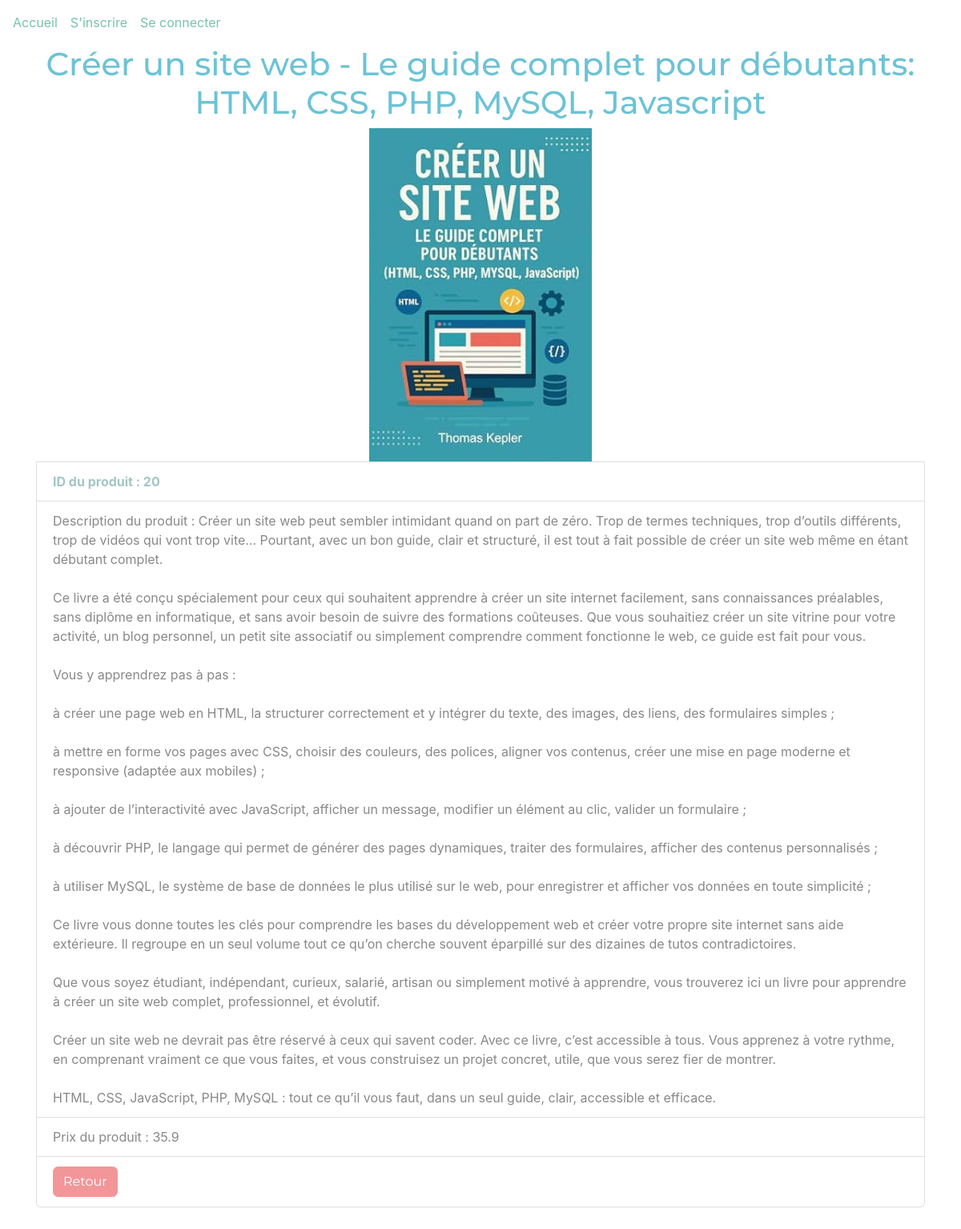
/?url=details_produit&id_produit=20, run on an earlier commit of the app's database.
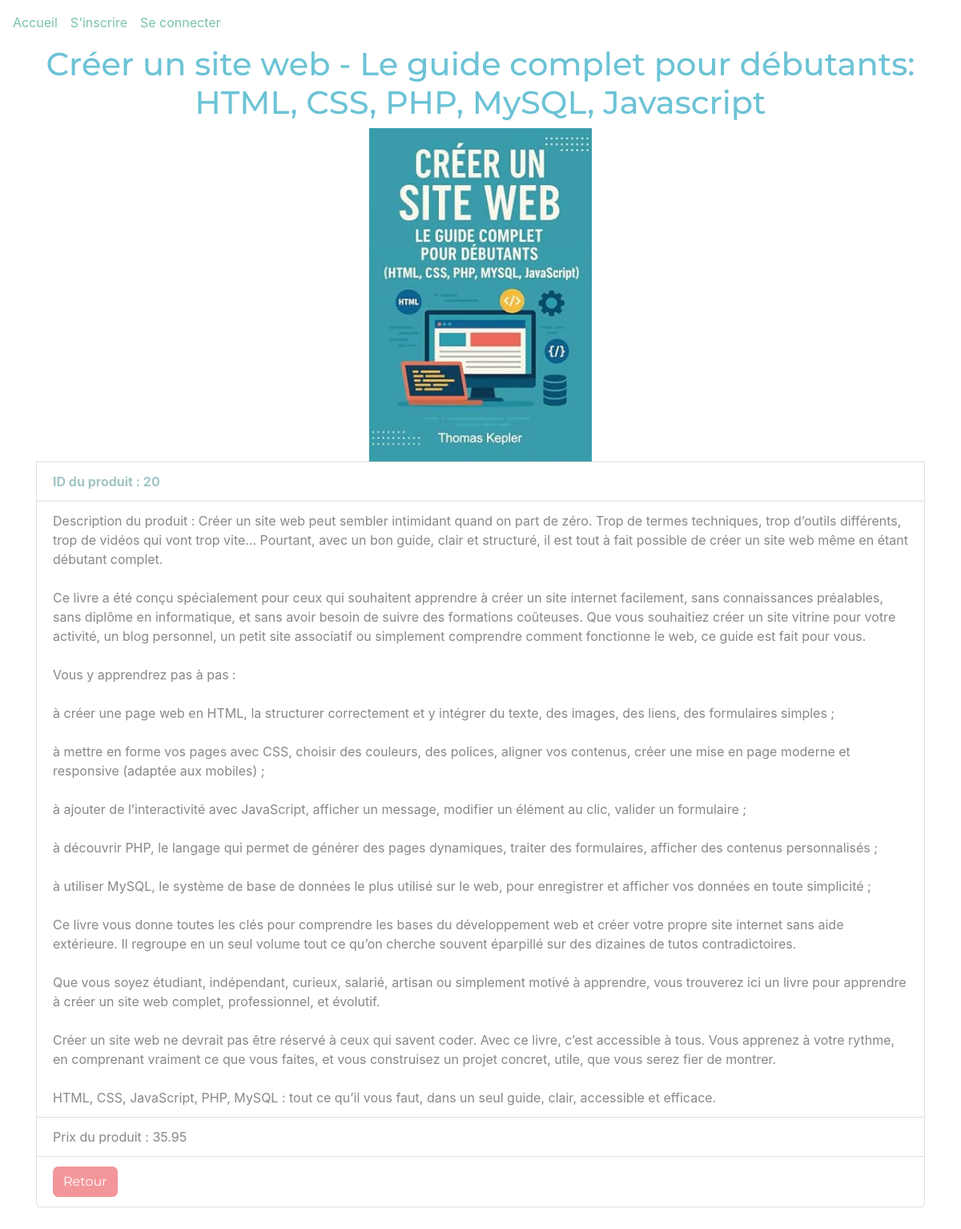
And on a later commit of the database.
### tables this page shows
CREATE TABLE IF NOT EXISTS `produits` (
  `id_produit` int NOT NULL AUTO_INCREMENT,
  `nom_produit` varchar(255) NOT NULL,
  `description_produit` text NOT NULL,
  `prix_produit` float NOT NULL,
  `produit_image` varchar(255) NOT NULL,
  PRIMARY KEY (`id_produit`)
);

### models/Model.php (called while the page is built, shortened)
<?php
require_once __DIR__ . '/Database.php';
class Model {
    public function __construct()
    {
        $database = new Database();
        $this->db = $database->getPDOconnection();
    }
}

### models/Database.php (called while the page is built, shortened)
<?php
class Database
{
private string $db_host="localhost";
private string $db_name="base_test";
private string $db_user="root";
private string $db_password="";
public function getPDOconnection(){
    try{
        $this->connexion = new PDO("mysql:host=" . $this->db_host . ";dbname=" . $this->db_name . ";charset=utf8mb4", $this->db_user, $this->db_password);
        $this->connexion->setAttribute(PDO::ATTR_ERRMODE, PDO::ERRMODE_EXCEPTION);
        $this->connexion->setAttribute(PDO::ATTR_DEFAULT_FETCH_MODE, PDO::FETCH_ASSOC);
        return $this->connexion;
    } catch (\PDOException $e) {
        error_log('[Database] ' . $e->getMessage());
        throw new \RuntimeException('Impossible de se connecter à la base de données. Veuillez réessayer plus tard.');
    }
}
}
?>

### controllers/produits/ProduitsController.php (called while the page is built, shortened)
<?php
require_once __DIR__ . "/../../models/produits/ProduitsModel.php";
class ProduitsController {
public function AfficherLesDetailsDuProduit(){
        $produits_model = new \models\produits\ProduitsModel();
        $id = isset($_GET['id_produit']) ? (int) $_GET['id_produit'] : 0;
        $un_produit = $produits_model->getProductById($id);
        return $un_produit;
}
}
?>

### models/produits/ProduitsModel.php (called while the page is built, shortened)
<?php
require_once __DIR__ . "/../Model.php";
class ProduitsModel extends Model
{
    public function getProductById(int $id): ?array
    {
        $stmt = $this->db->prepare('SELECT * FROM produits WHERE id_produit = ?');
        $stmt->execute([$id]);
        $result = $stmt->fetch();
        return $result ?: null;
    }
}

### views/produits/details_produit.php (the view, shortened to what this page needs)
<div class="container">
    <h1 class="text-info text-center">
        <?= htmlspecialchars((string)($produit["nom_produit"] ?? "Produit inconnu")) ?>
    </h1>
</div>
<div class="container">
    <ul class="list-group">
        <li class="list-group">
            <div class="text-center">
                <?php
                $img = htmlspecialchars((string)($produit['produit_image'] ?? 'not_found.jpg'));
                $base = defined('BASE_URL') ? rtrim(BASE_URL, '/') : '';
                echo '<img src="' . $base . '/Assets/img/produits/' . $img .
                    '" class="img-fluid" width="25%" alt="' .
                    htmlspecialchars((string)($produit["nom_produit"] ?? '')) .
                    '" title="' .
                    htmlspecialchars((string)($produit["nom_produit"] ?? '')) . '">';
                ?>
            </div>
        </li>
        <li class="list-group-item id-color">
            ID du produit : <?= $produit["id_produit"] ?>
        </li>
        <li class="list-group-item">
            Description du produit :
            <?php
            $description = $produit["description_produit"] ?? '';
            for ($i = 0; $i < 5; $i++) {
                $decoded = html_entity_decode(
                    $description,
                    ENT_QUOTES | ENT_HTML5,
                    'UTF-8'
                );
                if ($decoded === $description) {
                    break;
                }
                $description = $decoded;
            }
            ?>
            <?= nl2br(htmlspecialchars($description, ENT_QUOTES | ENT_SUBSTITUTE, 'UTF-8')) ?>
        </li>
        <li class="list-group-item">
            Prix du produit : <?= $produit["prix_produit"] ?>
        </li>
        <li class="list-group-item">
            <a class="btn btn-secondary" href="?url=afficher-produit">
                Retour
            </a>
        </li>
    </ul>
</div>
<div style="height: 40px;"></div>

What changed in the data, as far as the page shows it:
changed produits id 20: prix_produit "35.9" → "35.95"
